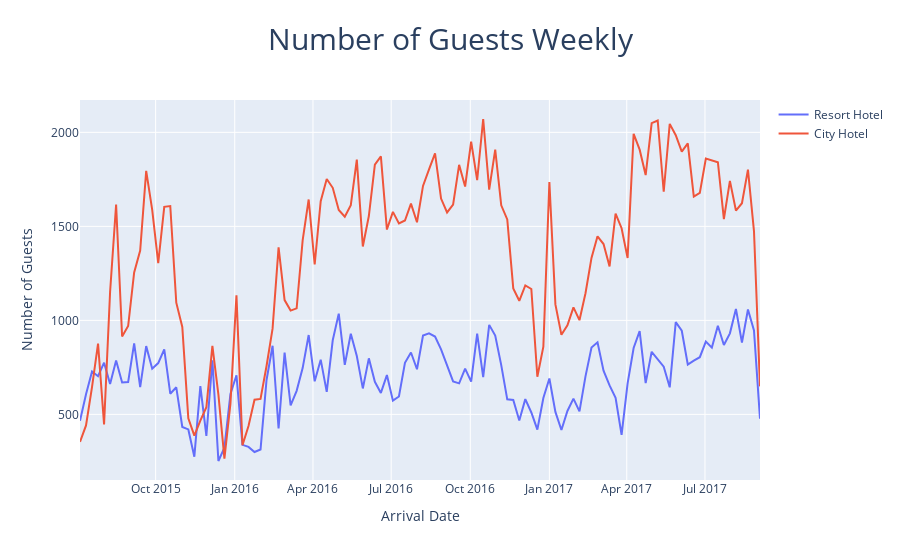

This figure's notebook cell:
### Code cell
fig = go.Figure()
fig.add_trace(go.Scatter(x=WeeklyGuest_Resort.index, y=WeeklyGuest_Resort['Total Guests'],
                         name="Resort Hotel",
                         hovertext=WeeklyGuest_Resort['Total Guests']))
fig.add_trace(go.Scatter(x=WeeklyGuest_City.index, y=WeeklyGuest_City['Total Guests'],
                         name="City Hotel",
                         hovertext=WeeklyGuest_City['Total Guests']))
fig.update_layout(title_text='Number of Guests Weekly',
                  title_x=0.5, title_font=dict(size=30))  
fig.update_layout(
    xaxis_title="Arrival Date",
    yaxis_title="Number of Guests")

fig.show()
